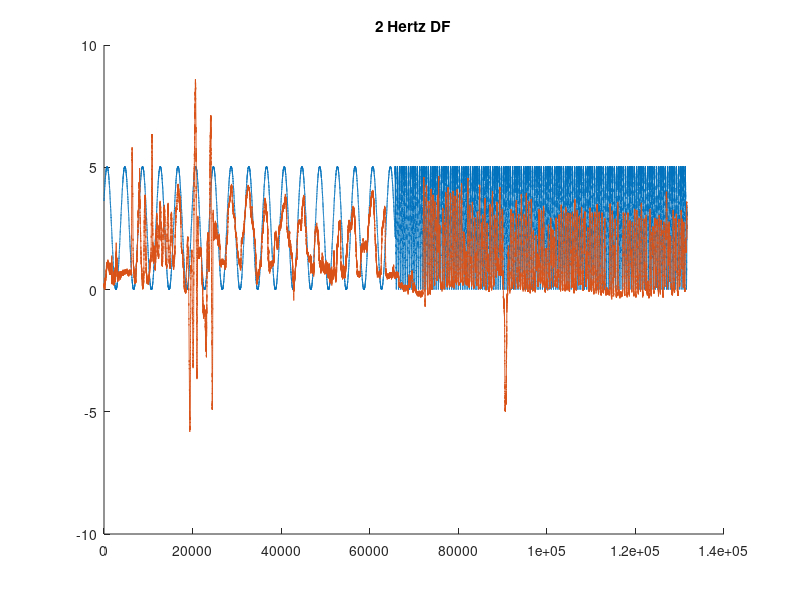
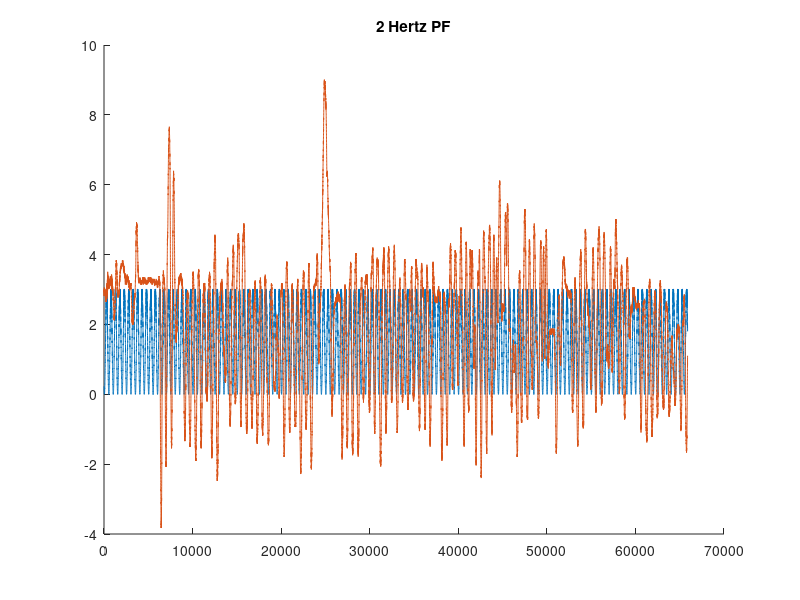
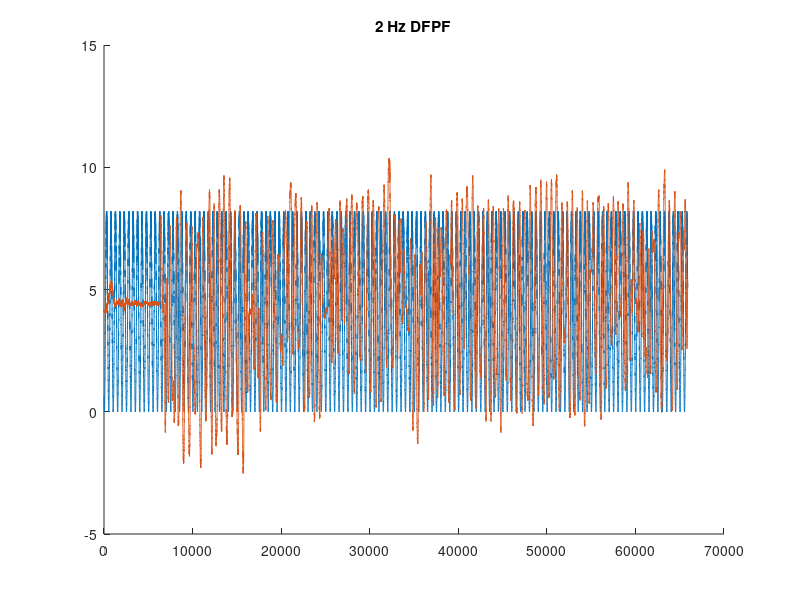

These figures' MATLAB source, in order:
%% Patient 8 -- 2 Hz, initial data loading

clear;
clc;

P8mvcDF = load('Patient8_MVC_DF.txt'); % Loading Pat 8 MVC DF data
P8mvcPF = load('Patient8_MVC_PF.txt'); % Loading Pat 8 MVC PF data

P8twoDF = load('PatNo8_VR_AnklePosNeutral_DF_2-0Hz.txt'); % patient-hz-DF or PF
P8twoPF = load('PatNo8_VR_AnklePosNeutral_PF_2-0Hz.txt');
P8twoDFPF = load('PatNo8_VR_AnklePosNeutral_DFPF_2-0Hz.txt');

%% Calling reference and measured vectors

mvcDF_measured = P8mvcDF(:,1); % calling DF MVC data for Pat8
mvcPF_measured = P8mvcPF(:,1); % calling PF MVC data for Pat8

P8twoDF_m = P8twoDF(:,1); % column 1 is measured
P8twoDF_ref = P8twoDF(:,2); % column 2 is reference
P8twoPF_m = P8twoPF(:,1);
P8twoPF_ref = P8twoPF(:,2);
P8twoDFPF_m = P8twoDFPF(:,1);
P8twoDFPF_ref = P8twoDFPF(:,2);

%% Determining zero level

zerolvltwoDF = min(P8twoDF_m(1:4500));
P8twoDF_m = P8twoDF_m - zerolvltwoDF;

zerolvltwoPF = min(P8twoPF_m(1:4500));
P8twoPF_m = P8twoPF_m - zerolvltwoPF;

zerolvltwoDFPF = min(P8twoDFPF_m(1:4500));
P8twoDFPF_m = P8twoDFPF_m - zerolvltwoDFPF;

%% Zero level DF

zerolevel1DF = round(mean(mvcDF_measured(1:4500)));
mvcDF1 = max(mvcDF_measured(5500:9500)) - zerolevel1DF;
zerolevel2DF = round(mean(mvcDF_measured(10500:24500)));
mvcDF2 = max(mvcDF_measured(25500:29500)) - zerolevel2DF;
zerolevel3DF = round(mean(mvcDF_measured(30500:44500)));
mvcDF3 = max(mvcDF_measured(45550:end)) - zerolevel3DF;

%% Zero level PF

zerolevel1PF = round(mean(mvcPF_measured(1:4500)));
mvcPF1 = min(mvcPF_measured(5500:9500)) - zerolevel1PF;
zerolevel2PF = round(mean(mvcPF_measured(10500:24500)));
mvcPF2 = min(mvcPF_measured(25500:29500)) - zerolevel2PF;
zerolevel3PF = round(mean(mvcPF_measured(30500:44500)));
mvcPF3 = min(mvcPF_measured(45550:end)) - zerolevel3PF;

%% Zero level DFPF


%% Plotting

serial2lbs_bipolar = 125/2048;
lbs2NmAt15cm = 4.448*.15;

mvcDF_serial = max([mvcDF1, mvcDF2, mvcDF3]);
mvcDF_Nm = abs(mvcDF_serial)*serial2lbs_bipolar*lbs2NmAt15cm;

mvcPF_serial = min([mvcPF1, mvcPF2, mvcPF3]);
mvcPF_Nm = abs(mvcPF_serial)*serial2lbs_bipolar*lbs2NmAt15cm;

DFPFmax = max(P8twoDFPF(:,2));
DFPFmin = min(P8twoDFPF(:,2));
DFPFzero = (DFPFmax+DFPFmin)/2;

refsigserial2NmDF = mvcDF_Nm/4096*0.2;
refsigserial2NmPF = mvcPF_Nm/4096*0.2;
refsigserial2NmDFPF =0.002;

clear figures;
figure(1)
title('2 Hertz DF');
hold on;
plot(P8twoDF_ref*refsigserial2NmDF);
plot(P8twoDF_m*serial2lbs_bipolar*lbs2NmAt15cm);
hold off;

figure(2)
title('2 Hertz PF');
hold on;
plot(P8twoPF_ref*refsigserial2NmPF);
plot(P8twoPF_m*serial2lbs_bipolar*lbs2NmAt15cm+2); % plus 2 fudge factor??
hold off;

figure(3);
title('2 Hz DFPF');
hold on;
plot(P8twoDFPF_ref*refsigserial2NmDFPF);
plot(P8twoDFPF_m*serial2lbs_bipolar*lbs2NmAt15cm+4);
hold off;




